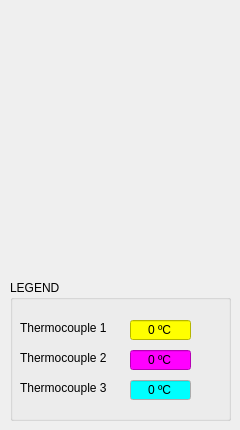
    <widget class="QWidget" name="tab">
     <attribute name="title">
      <string>Overview</string>
     </attribute>
     <widget class="QGroupBox" name="groupBox">
      <property name="geometry">
       <rect>
        <x>10</x>
        <y>280</y>
        <width>221</width>
        <height>141</height>
       </rect>
      </property>
      <property name="title">
       <string>LEGEND</string>
      </property>
      <widget class="QLabel" name="label">
       <property name="geometry">
        <rect>
         <x>10</x>
         <y>40</y>
         <width>111</width>
         <height>16</height>
        </rect>
       </property>
       <property name="text">
        <string>Thermocouple 1</string>
       </property>
      </widget>
      <widget class="QLineEdit" name="lineEdit">
       <property name="geometry">
        <rect>
         <x>120</x>
         <y>40</y>
         <width>61</width>
         <height>20</height>
        </rect>
       </property>
       <property name="palette">
        <palette>
         <active>
          <colorrole role="WindowText">
           <brush brushstyle="SolidPattern">
            <color alpha="255">
             <red>0</red>
             <green>0</green>
             <blue>0</blue>
            </color>
           </brush>
          </colorrole>
          <colorrole role="Button">
           <brush brushstyle="SolidPattern">
            <color alpha="255">
             <red>255</red>
             <green>255</green>
             <blue>0</blue>
            </color>
           </brush>
          </colorrole>
          <colorrole role="Light">
           <brush brushstyle="SolidPattern">
            <color alpha="255">
             <red>255</red>
             <green>255</green>
             <blue>127</blue>
            </color>
           </brush>
          </colorrole>
          <colorrole role="Midlight">
           <brush brushstyle="SolidPattern">
            <color alpha="255">
             <red>255</red>
             <green>255</green>
             <blue>63</blue>
            </color>
           </brush>
          </colorrole>
          <colorrole role="Dark">
           <brush brushstyle="SolidPattern">
            <color alpha="255">
             <red>127</red>
             <green>127</green>
             <blue>0</blue>
            </color>
           </brush>
          </colorrole>
          <colorrole role="Mid">
           <brush brushstyle="SolidPattern">
            <color alpha="255">
             <red>170</red>
             <green>170</green>
             <blue>0</blue>
            </color>
           </brush>
          </colorrole>
          <colorrole role="Text">
           <brush brushstyle="SolidPattern">
            <color alpha="255">
             <red>0</red>
             <green>0</green>
             <blue>0</blue>
            </color>
           </brush>
          </colorrole>
          <colorrole role="BrightText">
           <brush brushstyle="SolidPattern">
            <color alpha="255">
             <red>255</red>
             <green>255</green>
             <blue>255</blue>
            </color>
           </brush>
          </colorrole>
          <colorrole role="ButtonText">
           <brush brushstyle="SolidPattern">
            <color alpha="255">
             <red>0</red>
             <green>0</green>
             <blue>0</blue>
            </color>
           </brush>
          </colorrole>
          <colorrole role="Base">
           <brush brushstyle="SolidPattern">
            <color alpha="255">
             <red>255</red>
             <green>255</green>
             <blue>0</blue>
            </color>
           </brush>
          </colorrole>
          <colorrole role="Window">
           <brush brushstyle="SolidPattern">
            <color alpha="255">
             <red>255</red>
             <green>255</green>
             <blue>0</blue>
            </color>
           </brush>
          </colorrole>
          <colorrole role="Shadow">
           <brush brushstyle="SolidPattern">
            <color alpha="255">
             <red>0</red>
             <green>0</green>
             <blue>0</blue>
            </color>
           </brush>
          </colorrole>
          <colorrole role="AlternateBase">
           <brush brushstyle="SolidPattern">
            <color alpha="255">
             <red>255</red>
             <green>255</green>
             <blue>127</blue>
            </color>
           </brush>
          </colorrole>
          <colorrole role="ToolTipBase">
           <brush brushstyle="SolidPattern">
            <color alpha="255">
             <red>255</red>
             <green>255</green>
             <blue>220</blue>
            </color>
           </brush>
          </colorrole>
          <colorrole role="ToolTipText">
           <brush brushstyle="SolidPattern">
            <color alpha="255">
             <red>0</red>
             <green>0</green>
             <blue>0</blue>
            </color>
           </brush>
          </colorrole>
         </active>
         <inactive>
          <colorrole role="WindowText">
           <brush brushstyle="SolidPattern">
            <color alpha="255">
             <red>0</red>
             <green>0</green>
             <blue>0</blue>
            </color>
           </brush>
          </colorrole>
          <colorrole role="Button">
           <brush brushstyle="SolidPattern">
            <color alpha="255">
             <red>255</red>
             <green>255</green>
             <blue>0</blue>
            </color>
           </brush>
          </colorrole>
          <colorrole role="Light">
           <brush brushstyle="SolidPattern">
            <color alpha="255">
             <red>255</red>
             <green>255</green>
             <blue>127</blue>
            </color>
           </brush>
          </colorrole>
          <colorrole role="Midlight">
           <brush brushstyle="SolidPattern">
            <color alpha="255">
             <red>255</red>
             <green>255</green>
             <blue>63</blue>
            </color>
           </brush>
          </colorrole>
          <colorrole role="Dark">
           <brush brushstyle="SolidPattern">
            <color alpha="255">
             <red>127</red>
             <green>127</green>
             <blue>0</blue>
            </color>
           </brush>
          </colorrole>
          <colorrole role="Mid">
           <brush brushstyle="SolidPattern">
            <color alpha="255">
             <red>170</red>
             <green>170</green>
             <blue>0</blue>
            </color>
           </brush>
          </colorrole>
          <colorrole role="Text">
           <brush brushstyle="SolidPattern">
            <color alpha="255">
             <red>0</red>
             <green>0</green>
             <blue>0</blue>
            </color>
           </brush>
          </colorrole>
          <colorrole role="BrightText">
           <brush brushstyle="SolidPattern">
            <color alpha="255">
             <red>255</red>
             <green>255</green>
             <blue>255</blue>
            </color>
           </brush>
          </colorrole>
          <colorrole role="ButtonText">
           <brush brushstyle="SolidPattern">
            <color alpha="255">
             <red>0</red>
             <green>0</green>
             <blue>0</blue>
            </color>
           </brush>
          </colorrole>
          <colorrole role="Base">
           <brush brushstyle="SolidPattern">
            <color alpha="255">
             <red>255</red>
             <green>255</green>
             <blue>0</blue>
            </color>
           </brush>
          </colorrole>
          <colorrole role="Window">
           <brush brushstyle="SolidPattern">
            <color alpha="255">
             <red>255</red>
             <green>255</green>
             <blue>0</blue>
            </color>
           </brush>
          </colorrole>
          <colorrole role="Shadow">
           <brush brushstyle="SolidPattern">
            <color alpha="255">
             <red>0</red>
             <green>0</green>
             <blue>0</blue>
            </color>
           </brush>
          </colorrole>
          <colorrole role="AlternateBase">
           <brush brushstyle="SolidPattern">
            <color alpha="255">
             <red>255</red>
             <green>255</green>
             <blue>127</blue>
            </color>
           </brush>
          </colorrole>
          <colorrole role="ToolTipBase">
           <brush brushstyle="SolidPattern">
            <color alpha="255">
             <red>255</red>
             <green>255</green>
             <blue>220</blue>
            </color>
           </brush>
          </colorrole>
          <colorrole role="ToolTipText">
           <brush brushstyle="SolidPattern">
            <color alpha="255">
             <red>0</red>
             <green>0</green>
             <blue>0</blue>
            </color>
           </brush>
          </colorrole>
         </inactive>
         <disabled>
          <colorrole role="WindowText">
           <brush brushstyle="SolidPattern">
            <color alpha="255">
             <red>127</red>
             <green>127</green>
             <blue>0</blue>
            </color>
           </brush>
          </colorrole>
          <colorrole role="Button">
           <brush brushstyle="SolidPattern">
            <color alpha="255">
             <red>255</red>
             <green>255</green>
             <blue>0</blue>
            </color>
           </brush>
          </colorrole>
          <colorrole role="Light">
           <brush brushstyle="SolidPattern">
            <color alpha="255">
             <red>255</red>
             <green>255</green>
             <blue>127</blue>
            </color>
           </brush>
          </colorrole>
          <colorrole role="Midlight">
           <brush brushstyle="SolidPattern">
            <color alpha="255">
             <red>255</red>
             <green>255</green>
             <blue>63</blue>
            </color>
           </brush>
          </colorrole>
          <colorrole role="Dark">
           <brush brushstyle="SolidPattern">
            <color alpha="255">
             <red>127</red>
             <green>127</green>
             <blue>0</blue>
            </color>
           </brush>
          </colorrole>
          <colorrole role="Mid">
           <brush brushstyle="SolidPattern">
            <color alpha="255">
             <red>170</red>
             <green>170</green>
             <blue>0</blue>
            </color>
           </brush>
          </colorrole>
          <colorrole role="Text">
           <brush brushstyle="SolidPattern">
            <color alpha="255">
             <red>127</red>
             <green>127</green>
             <blue>0</blue>
            </color>
           </brush>
          </colorrole>
          <colorrole role="BrightText">
           <brush brushstyle="SolidPattern">
            <color alpha="255">
             <red>255</red>
             <green>255</green>
             <blue>255</blue>
            </color>
           </brush>
          </colorrole>
          <colorrole role="ButtonText">
           <brush brushstyle="SolidPattern">
            <color alpha="255">
             <red>127</red>
             <green>127</green>
             <blue>0</blue>
            </color>
           </brush>
          </colorrole>
          <colorrole role="Base">
           <brush brushstyle="SolidPattern">
            <color alpha="255">
             <red>255</red>
             <green>255</green>
             <blue>0</blue>
            </color>
           </brush>
          </colorrole>
          <colorrole role="Window">
           <brush brushstyle="SolidPattern">
            <color alpha="255">
             <red>255</red>
             <green>255</green>
             <blue>0</blue>
            </color>
           </brush>
          </colorrole>
          <colorrole role="Shadow">
           <brush brushstyle="SolidPattern">
            <color alpha="255">
             <red>0</red>
             <green>0</green>
             <blue>0</blue>
            </color>
           </brush>
          </colorrole>
          <colorrole role="AlternateBase">
           <brush brushstyle="SolidPattern">
            <color alpha="255">
             <red>255</red>
             <green>255</green>
             <blue>0</blue>
            </color>
           </brush>
          </colorrole>
          <colorrole role="ToolTipBase">
           <brush brushstyle="SolidPattern">
            <color alpha="255">
             <red>255</red>
             <green>255</green>
             <blue>220</blue>
            </color>
           </brush>
          </colorrole>
          <colorrole role="ToolTipText">
           <brush brushstyle="SolidPattern">
            <color alpha="255">
             <red>0</red>
             <green>0</green>
             <blue>0</blue>
            </color>
           </brush>
          </colorrole>
         </disabled>
        </palette>
       </property>
       <property name="text">
        <string>0 ºC</string>
       </property>
       <property name="alignment">
        <set>Qt::AlignCenter</set>
       </property>
      </widget>
      <widget class="QLabel" name="label_2">
       <property name="geometry">
        <rect>
         <x>10</x>
         <y>70</y>
         <width>111</width>
         <height>16</height>
        </rect>
       </property>
       <property name="text">
        <string>Thermocouple 2</string>
       </property>
      </widget>
      <widget class="QLineEdit" name="lineEdit_2">
       <property name="geometry">
        <rect>
         <x>120</x>
         <y>70</y>
         <width>61</width>
         <height>20</height>
        </rect>
       </property>
       <property name="palette">
        <palette>
         <active>
          <colorrole role="WindowText">
           <brush brushstyle="SolidPattern">
            <color alpha="255">
             <red>0</red>
             <green>0</green>
             <blue>0</blue>
            </color>
           </brush>
          </colorrole>
          <colorrole role="Button">
           <brush brushstyle="SolidPattern">
            <color alpha="255">
             <red>255</red>
             <green>0</green>
             <blue>255</blue>
            </color>
           </brush>
          </colorrole>
          <colorrole role="Light">
           <brush brushstyle="SolidPattern">
            <color alpha="255">
             <red>255</red>
             <green>127</green>
             <blue>255</blue>
            </color>
           </brush>
          </colorrole>
          <colorrole role="Midlight">
           <brush brushstyle="SolidPattern">
            <color alpha="255">
             <red>255</red>
             <green>63</green>
             <blue>255</blue>
            </color>
           </brush>
          </colorrole>
          <colorrole role="Dark">
           <brush brushstyle="SolidPattern">
            <color alpha="255">
             <red>127</red>
             <green>0</green>
             <blue>127</blue>
            </color>
           </brush>
          </colorrole>
          <colorrole role="Mid">
           <brush brushstyle="SolidPattern">
            <color alpha="255">
             <red>170</red>
             <green>0</green>
             <blue>170</blue>
            </color>
           </brush>
          </colorrole>
          <colorrole role="Text">
           <brush brushstyle="SolidPattern">
            <color alpha="255">
             <red>0</red>
             <green>0</green>
             <blue>0</blue>
            </color>
           </brush>
          </colorrole>
          <colorrole role="BrightText">
           <brush brushstyle="SolidPattern">
            <color alpha="255">
             <red>255</red>
             <green>255</green>
             <blue>255</blue>
            </color>
           </brush>
          </colorrole>
          <colorrole role="ButtonText">
           <brush brushstyle="SolidPattern">
            <color alpha="255">
             <red>0</red>
             <green>0</green>
             <blue>0</blue>
            </color>
           </brush>
          </colorrole>
          <colorrole role="Base">
           <brush brushstyle="SolidPattern">
            <color alpha="255">
             <red>255</red>
             <green>0</green>
             <blue>255</blue>
            </color>
           </brush>
          </colorrole>
          <colorrole role="Window">
           <brush brushstyle="SolidPattern">
            <color alpha="255">
             <red>255</red>
             <green>0</green>
             <blue>255</blue>
            </color>
           </brush>
          </colorrole>
          <colorrole role="Shadow">
           <brush brushstyle="SolidPattern">
            <color alpha="255">
             <red>0</red>
             <green>0</green>
             <blue>0</blue>
            </color>
           </brush>
          </colorrole>
          <colorrole role="AlternateBase">
           <brush brushstyle="SolidPattern">
            <color alpha="255">
             <red>255</red>
             <green>127</green>
             <blue>255</blue>
            </color>
           </brush>
          </colorrole>
          <colorrole role="ToolTipBase">
           <brush brushstyle="SolidPattern">
            <color alpha="255">
             <red>255</red>
             <green>255</green>
             <blue>220</blue>
            </color>
           </brush>
          </colorrole>
          <colorrole role="ToolTipText">
           <brush brushstyle="SolidPattern">
            <color alpha="255">
             <red>0</red>
             <green>0</green>
             <blue>0</blue>
            </color>
           </brush>
          </colorrole>
         </active>
         <inactive>
          <colorrole role="WindowText">
           <brush brushstyle="SolidPattern">
            <color alpha="255">
             <red>0</red>
             <green>0</green>
             <blue>0</blue>
            </color>
           </brush>
          </colorrole>
          <colorrole role="Button">
           <brush brushstyle="SolidPattern">
            <color alpha="255">
             <red>255</red>
             <green>0</green>
             <blue>255</blue>
            </color>
           </brush>
          </colorrole>
          <colorrole role="Light">
           <brush brushstyle="SolidPattern">
            <color alpha="255">
             <red>255</red>
             <green>127</green>
             <blue>255</blue>
            </color>
           </brush>
          </colorrole>
          <colorrole role="Midlight">
           <brush brushstyle="SolidPattern">
            <color alpha="255">
             <red>255</red>
             <green>63</green>
             <blue>255</blue>
            </color>
           </brush>
          </colorrole>
          <colorrole role="Dark">
           <brush brushstyle="SolidPattern">
            <color alpha="255">
             <red>127</red>
             <green>0</green>
             <blue>127</blue>
            </color>
           </brush>
          </colorrole>
          <colorrole role="Mid">
           <brush brushstyle="SolidPattern">
            <color alpha="255">
             <red>170</red>
             <green>0</green>
             <blue>170</blue>
            </color>
           </brush>
          </colorrole>
          <colorrole role="Text">
           <brush brushstyle="SolidPattern">
            <color alpha="255">
             <red>0</red>
             <green>0</green>
             <blue>0</blue>
            </color>
           </brush>
          </colorrole>
          <colorrole role="BrightText">
           <brush brushstyle="SolidPattern">
            <color alpha="255">
             <red>255</red>
             <green>255</green>
             <blue>255</blue>
            </color>
           </brush>
          </colorrole>
          <colorrole role="ButtonText">
           <brush brushstyle="SolidPattern">
            <color alpha="255">
             <red>0</red>
             <green>0</green>
             <blue>0</blue>
            </color>
           </brush>
          </colorrole>
          <colorrole role="Base">
           <brush brushstyle="SolidPattern">
            <color alpha="255">
             <red>255</red>
             <green>0</green>
             <blue>255</blue>
            </color>
           </brush>
          </colorrole>
          <colorrole role="Window">
           <brush brushstyle="SolidPattern">
            <color alpha="255">
             <red>255</red>
             <green>0</green>
             <blue>255</blue>
            </color>
           </brush>
          </colorrole>
          <colorrole role="Shadow">
           <brush brushstyle="SolidPattern">
            <color alpha="255">
             <red>0</red>
             <green>0</green>
             <blue>0</blue>
            </color>
           </brush>
          </colorrole>
          <colorrole role="AlternateBase">
           <brush brushstyle="SolidPattern">
            <color alpha="255">
             <red>255</red>
             <green>127</green>
             <blue>255</blue>
            </color>
           </brush>
          </colorrole>
          <colorrole role="ToolTipBase">
           <brush brushstyle="SolidPattern">
            <color alpha="255">
             <red>255</red>
             <green>255</green>
             <blue>220</blue>
            </color>
           </brush>
          </colorrole>
          <colorrole role="ToolTipText">
           <brush brushstyle="SolidPattern">
            <color alpha="255">
             <red>0</red>
             <green>0</green>
             <blue>0</blue>
            </color>
           </brush>
          </colorrole>
         </inactive>
         <disabled>
          <colorrole role="WindowText">
           <brush brushstyle="SolidPattern">
            <color alpha="255">
             <red>127</red>
             <green>0</green>
             <blue>127</blue>
            </color>
           </brush>
          </colorrole>
          <colorrole role="Button">
           <brush brushstyle="SolidPattern">
            <color alpha="255">
             <red>255</red>
             <green>0</green>
             <blue>255</blue>
            </color>
           </brush>
          </colorrole>
          <colorrole role="Light">
           <brush brushstyle="SolidPattern">
            <color alpha="255">
             <red>255</red>
             <green>127</green>
             <blue>255</blue>
            </color>
           </brush>
          </colorrole>
          <colorrole role="Midlight">
           <brush brushstyle="SolidPattern">
            <color alpha="255">
             <red>255</red>
             <green>63</green>
             <blue>255</blue>
            </color>
           </brush>
          </colorrole>
          <colorrole role="Dark">
           <brush brushstyle="SolidPattern">
            <color alpha="255">
             <red>127</red>
             <green>0</green>
             <blue>127</blue>
            </color>
           </brush>
          </colorrole>
          <colorrole role="Mid">
           <brush brushstyle="SolidPattern">
            <color alpha="255">
             <red>170</red>
             <green>0</green>
             <blue>170</blue>
            </color>
           </brush>
          </colorrole>
          <colorrole role="Text">
           <brush brushstyle="SolidPattern">
            <color alpha="255">
             <red>127</red>
             <green>0</green>
             <blue>127</blue>
            </color>
           </brush>
          </colorrole>
          <colorrole role="BrightText">
           <brush brushstyle="SolidPattern">
            <color alpha="255">
             <red>255</red>
             <green>255</green>
             <blue>255</blue>
            </color>
           </brush>
          </colorrole>
          <colorrole role="ButtonText">
           <brush brushstyle="SolidPattern">
            <color alpha="255">
             <red>127</red>
             <green>0</green>
             <blue>127</blue>
            </color>
           </brush>
          </colorrole>
          <colorrole role="Base">
           <brush brushstyle="SolidPattern">
            <color alpha="255">
             <red>255</red>
             <green>0</green>
             <blue>255</blue>
            </color>
           </brush>
          </colorrole>
          <colorrole role="Window">
           <brush brushstyle="SolidPattern">
            <color alpha="255">
             <red>255</red>
             <green>0</green>
             <blue>255</blue>
            </color>
           </brush>
          </colorrole>
          <colorrole role="Shadow">
           <brush brushstyle="SolidPattern">
            <color alpha="255">
             <red>0</red>
             <green>0</green>
             <blue>0</blue>
            </color>
           </brush>
          </colorrole>
          <colorrole role="AlternateBase">
           <brush brushstyle="SolidPattern">
            <color alpha="255">
             <red>255</red>
             <green>0</green>
             <blue>255</blue>
            </color>
           </brush>
          </colorrole>
          <colorrole role="ToolTipBase">
           <brush brushstyle="SolidPattern">
            <color alpha="255">
             <red>255</red>
             <green>255</green>
             <blue>220</blue>
            </color>
           </brush>
          </colorrole>
          <colorrole role="ToolTipText">
           <brush brushstyle="SolidPattern">
            <color alpha="255">
             <red>0</red>
             <green>0</green>
             <blue>0</blue>
            </color>
           </brush>
          </colorrole>
         </disabled>
        </palette>
       </property>
       <property name="text">
        <string>0 ºC</string>
       </property>
       <property name="alignment">
        <set>Qt::AlignCenter</set>
       </property>
      </widget>
      <widget class="QLabel" name="label_3">
       <property name="geometry">
        <rect>
         <x>10</x>
         <y>100</y>
         <width>111</width>
         <height>16</height>
        </rect>
       </property>
       <property name="text">
        <string>Thermocouple 3</string>
       </property>
      </widget>
      <widget class="QLineEdit" name="lineEdit_3">
       <property name="geometry">
        <rect>
         <x>120</x>
         <y>100</y>
         <width>61</width>
         <height>20</height>
        </rect>
       </property>
       <property name="palette">
        <palette>
         <active>
          <colorrole role="Base">
           <brush brushstyle="SolidPattern">
            <color alpha="255">
             <red>0</red>
             <green>255</green>
             <blue>255</blue>
            </color>
           </brush>
          </colorrole>
         </active>
         <inactive>
          <colorrole role="Base">
           <brush brushstyle="SolidPattern">
            <color alpha="255">
             <red>0</red>
             <green>255</green>
             <blue>255</blue>
            </color>
           </brush>
          </colorrole>
         </inactive>
         <disabled>
          <colorrole role="Base">
           <brush brushstyle="SolidPattern">
            <color alpha="255">
             <red>240</red>
             <green>240</green>
             <blue>240</blue>
            </color>
           </brush>
          </colorrole>
         </disabled>
        </palette>
       </property>
       <property name="text">
        <string>0 ºC</string>
       </property>
       <property name="alignment">
        <set>Qt::AlignCenter</set>
       </property>
      </widget>
     </widget>
    </widget>
